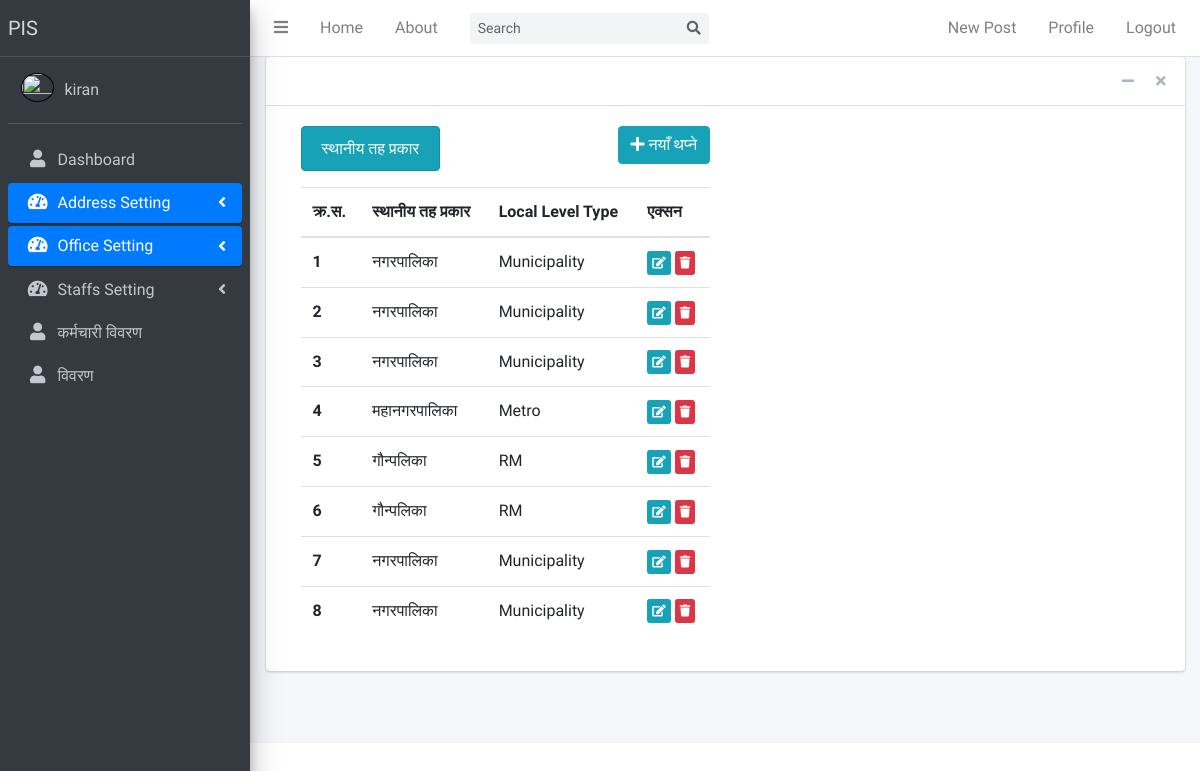
/localleveltype/list/ (signed in), run on the app's committed database.
### address/models.py (models this page shows, shortened)
class LocalLevelType(models.Model):
    localleveltypename_nepali = models.CharField(max_length=50, verbose_name="स्थानीय तहको किसिम")
    localleveltypename_english = models.CharField(max_length=50, verbose_name="Local Level Name")
    date_posted = models.DateTimeField(default=timezone.now)
    created_by = models.ForeignKey(User, on_delete=models.CASCADE, default=None)

### address/views.py (the view)
# urls.py: path('localleveltype/list/', LocalLevelListView.as_view(), name='localleveltype-list'),
class LocalLevelListView(LoginRequiredMixin, UserAccessMixin, ListView):
    permission_required = 'address.list_localleveltype'
    model = LocalLevelType
    template_name = 'address/localleveltype_list.html'

### officedata/views.py (called while the page is built)
    def dispatch(self, request, *args, **kwargs):
        if(not self.request.user.is_authenticated):
            return redirect_to_login(self.request.get_full_path(), self.get_login_url(), self.get_redirect_field_name())
        if not self.has_permission():
            return redirect('/')
        return super(UserAccessMixin, self).dispatch(request, *args, **kwargs)

### address/templates/address/localleveltype_list.html (shortened to what this page needs)
{% extends "blog/base.html" %}
{% load crispy_forms_tags %}
{% block content %}
<div class="col-md-6">
      <div class="d-flex justify-content-between">
        <div><h6 class="text-center alert alert-info">स्थानीय तह प्रकार</h6></div>
        <div>
            <a href="{% url 'localleveltype-create' %}" class="btn btn-info btn-bg">
                  <i class="fas fa-plus"></i> नयाँ थप्ने
            </a>
        </div>
    </div>
    <table class="table table-hover">
        <thead>
        <tr>
            <th scope="col">क्र.स.</th>
            <th scope="col">स्थानीय तह प्रकार</th>
            <th scope="col">Local Level Type</th>
            <th scope="col">एक्सन</th>
        </tr>
        </thead>
        <tbody>
        {% for localleveltype in localleveltype_list %}
        <tr>
            <th scope="row">{{ forloop.counter }}</th>
            <td>{{ localleveltype.localleveltypename_nepali }}</td>
            <td>{{ localleveltype.localleveltypename_english }}</td>
            <td>
                <a href="#" class="btn btn-info btn-xs">
                    <i class="fas fa-edit"></i>
                </a>
                <a href="{% url 'localleveltype-delete' localleveltype.id %}" class="btn btn-danger btn-xs">
                    <i class="fas fa-trash"></i>
                </a>
            </td>
        </tr>
        {% endfor %}
        </tbody>
    </table>
</div>
{% endblock content %}

### blog/templates/blog/base.html (shortened to what this page needs)
{% load static %}
<!DOCTYPE html>
<html>
<head>
    <link rel="stylesheet" href="{% static 'blog/plugins/fontawesome-free/css/all.min.css' %}">
    <link rel="stylesheet" href="https://code.ionicframework.com/ionicons/2.0.1/css/ionicons.min.css">
    <link rel="stylesheet" href="{% static 'blog/plugins/overlayScrollbars/css/OverlayScrollbars.min.css' %}">
    <link rel="stylesheet" href="{% static 'blog/plugins/datatables-bs4/css/dataTables.bootstrap4.min.css' %}">
    <link rel="stylesheet" href="{% static 'blog/plugins/datatables-responsive/css/responsive.bootstrap4.min.css' %}">
    <link rel="stylesheet" href="{% static 'blog/dist/css/adminlte.min.css' %}">
</head>
<body class="hold-transition sidebar-mini layout-fixed">
<div class="wrapper">
    <nav class="main-header navbar navbar-expand navbar-white navbar-light">
        <ul class="navbar-nav">
            <li class="nav-item">
                <a class="nav-link" data-widget="pushmenu" href="#" role="button"><i class="fas fa-bars"></i></a>
            </li>
            <li class="nav-item d-none d-sm-inline-block">
                <a class="nav-item nav-link" href="{% url 'blog-home' %}">Home</a>
            </li>
            <li class="nav-item d-none d-sm-inline-block">
                <a class="nav-item nav-link" href="{% url 'blog-about' %}">About</a>
            </li>
        </ul>
        <form class="form-inline ml-3">
            <div class="input-group input-group-sm">
                <input class="form-control form-control-navbar" type="search" placeholder="Search" aria-label="Search">
                <div class="input-group-append">
                    <button class="btn btn-navbar" type="submit">
                        <i class="fas fa-search"></i>
                    </button>
                </div>
            </div>
        </form>
        <ul class="navbar-nav ml-auto">
            {% if user.is_authenticated %}
            <a class="nav-item nav-link" href="{% url 'post-create' %}">New Post</a>
            <a class="nav-item nav-link" href="#">Profile</a>
            <a class="nav-item nav-link" href="{% url 'logout' %}">Logout</a>
            {% else %}
            <a class="nav-item nav-link" href="{% url 'login' %}">Login</a>
            <a class="nav-item nav-link" href="{% url 'register' %}">Register</a>
            {% endif %}
        </ul>
    </nav>
    <aside class="main-sidebar sidebar-dark-primary elevation-4">
        <a href="{% url 'blog-home' %}" class="brand-link">
            <span class="brand-text font-weight-light">PIS</span>
        </a>
        <div class="sidebar">
            <div class="user-panel mt-3 pb-3 mb-3 d-flex">
                <div class="image">
                    <img src="" class="rounded-circle account-img" alt=""
                         width="42" height="24" style="border:1px solid black">
                </div>
                <div class="info">
                    <a href="#" class="d-block">{{ user.username }}</a>
                </div>
            </div>
            {% if user.is_authenticated %}
            <nav class="mt-2">
                <ul class="nav nav-pills nav-sidebar flex-column" data-widget="treeview" role="menu"
                    data-accordion="false">
                    {% if request.user.is_superuser %}
                    <li class="nav-item">
                        <a href="#" class="nav-link">
                            <i class="nav-icon fas fa-user"></i>
                            <p>
                                Dashboard
                            </p>
                        </a>
                    </li>
                    <li class="nav-item has-treeview">
                        <a href="{% url 'address-list' %}" class="nav-link active">
                            <i class="nav-icon fas fa-tachometer-alt"></i>
                            <p>
                                Address Setting
                                <i class="right fas fa-angle-left"></i>
                            </p>
                        </a>
                    </li>
                    <li class="nav-item has-treeview">
                        <a href="{% url 'allofficedata-list' %}" class="nav-link active">
                            <i class="nav-icon fas fa-tachometer-alt"></i>
                            <p>
                                Office Setting
                                <i class="right fas fa-angle-left"></i>
                            </p>
                        </a>
                    </li>
                    <li class="nav-item has-treeview">
                        <a href="{% url 'allofficialdata-list' %}" class="nav-link inactive">
                            <i class="nav-icon fas fa-tachometer-alt"></i>
                            <p>
                                Staffs Setting
                                <i class="right fas fa-angle-left"></i>
                            </p>
                        </a>
                    </li>
                    <li class="nav-item">
                        <a href="{% url 'staff-list' %}" class="nav-link">
                            <i class="nav-icon fas fa-user"></i>
                            <p>
                                कर्मचारी विवरण
                            </p>
                        </a>
                    </li>
                    {% endif %}
                    <li class="nav-item">
                        <a href="{% url 'staff-post' username=user %}" class="nav-link">
                            <p class="text-align:center"> <i class="nav-icon fas fa-user"></i> विवरण
                            </p>
                        </a>
                    </li>
                </ul>
            </nav>
            {% endif %}
        </div>
    </aside>
    <div class="content-wrapper">
        <section class="content">
            <div class="container-fluid">
                <div class="row">
                    <div class="col-md-12">
                        <div class="card">
                            <div class="card-header">
                                <div class="card-tools">
                                    <button type="button" class="btn btn-tool" data-card-widget="collapse"
                                            data-toggle="tooltip" title="Collapse">
                                        <i class="fas fa-minus"></i></button>
                                    <button type="button" class="btn btn-tool" data-card-widget="remove"
                                            data-toggle="tooltip" title="Remove">
                                        <i class="fas fa-times"></i></button>
                                </div>
                            </div>
                            <div class="card-body">
                                <div class="row col-md-12">
                                    <div class="col-md-12">
                                        {% block content %}{% endblock %}
</body>
</html>

### data on the page
LocalLevelType: localleveltypename_nepali "नगरपालिका", localleveltypename_english "Municipality"
LocalLevelType: localleveltypename_nepali "नगरपालिका", localleveltypename_english "Municipality"
LocalLevelType: localleveltypename_nepali "नगरपालिका", localleveltypename_english "Municipality"
LocalLevelType: localleveltypename_nepali "महानगरपालिका", localleveltypename_english "Metro"
LocalLevelType: localleveltypename_nepali "गौन्पलिका", localleveltypename_english "RM"
LocalLevelType: localleveltypename_nepali "गौन्पलिका", localleveltypename_english "RM"
LocalLevelType: localleveltypename_nepali "नगरपालिका", localleveltypename_english "Municipality"
LocalLevelType: localleveltypename_nepali "नगरपालिका", localleveltypename_english "Municipality"

### other printed values
{{ user.username }} "kiran"
